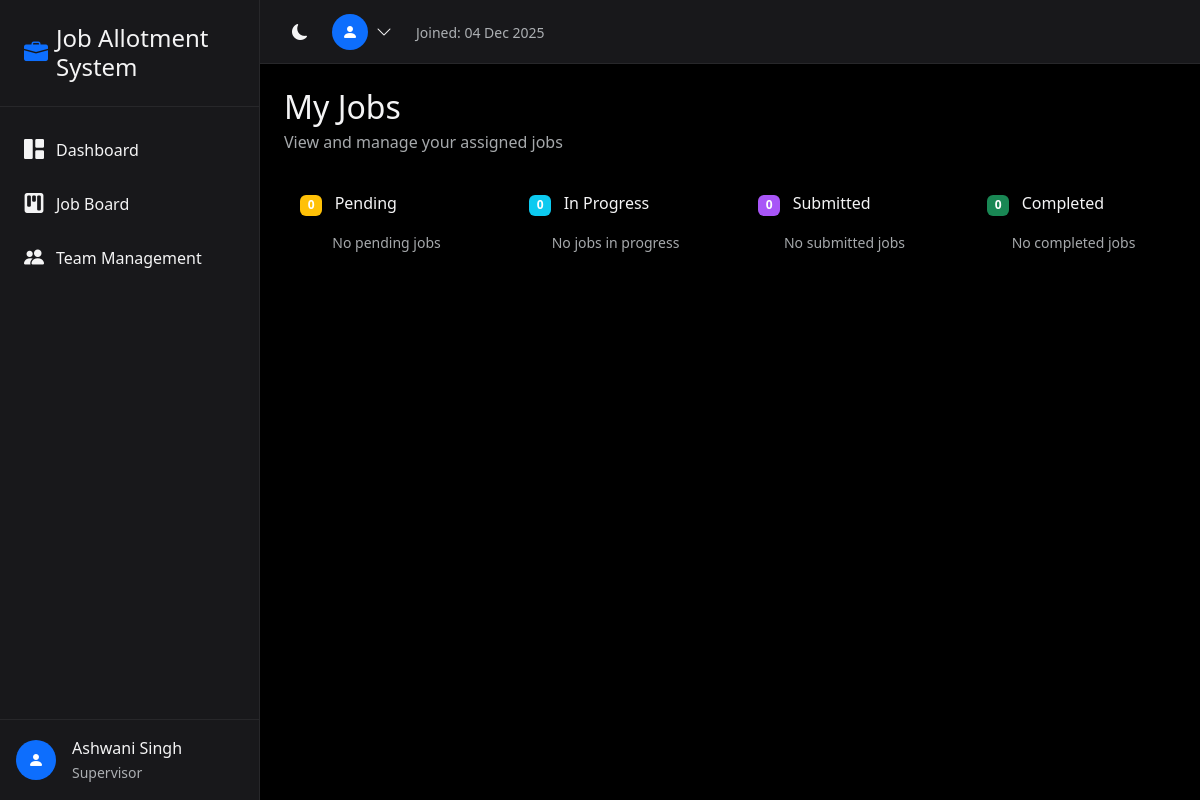
The app's page /my-jobs/ (signed in) with its own data.
### core/models.py (models this page shows, shortened)
class CustomUser(AbstractUser):
    role = models.CharField(
        max_length=20,
        choices=UserRole.choices,
        default=UserRole.EMPLOYEE
    )
    full_name = models.CharField(max_length=255, blank=True)
    phone = models.CharField(max_length=20, blank=True)
    salary = models.DecimalField(
        max_digits=10,
        decimal_places=2,
        default=45000.00
    )
    rating = models.IntegerField(
        default=5,
        validators=[MinValueValidator(1), MaxValueValidator(5)]
    )
    is_deleted = models.BooleanField(default=False)
    created_at = models.DateTimeField(auto_now_add=True)
    updated_at = models.DateTimeField(auto_now=True)
    class Meta:
        ordering = ['-created_at']

### core/views.py (the view)
# urls.py: path('my-jobs/', views.my_jobs, name='my_jobs'),
@login_required
def my_jobs(request):
    jobs = Job.objects.filter(assigned_to=request.user).select_related('created_by')
    pending_jobs = jobs.filter(status=JobStatus.PENDING)
    in_progress_jobs = jobs.filter(status=JobStatus.IN_PROGRESS)
    submitted_jobs = jobs.filter(status=JobStatus.SUBMITTED)
    verified_jobs = jobs.filter(status=JobStatus.VERIFIED)
    context = {
        'pending_jobs': pending_jobs,
        'in_progress_jobs': in_progress_jobs,
        'submitted_jobs': submitted_jobs,
        'verified_jobs': verified_jobs,
    }
    return render(request, 'my_jobs.html', context)

### templates/my_jobs.html (shortened to what this page needs)
{% extends 'base.html' %}
{% block content %}
<div class="mb-4">
    <h2 class="mb-1">My Jobs</h2>
    <p class="text-muted mb-0">View and manage your assigned jobs</p>
</div>
<div class="row g-4">
    <div class="col-lg-3">
        <div class="kanban-column">
            <div class="d-flex align-items-center justify-content-between mb-3">
                <h6 class="mb-0">
                    <span class="badge bg-warning me-2">{{ pending_jobs.count }}</span>
                    Pending
                </h6>
            </div>
            {% for job in pending_jobs %}
            <div class="card job-card mb-3">
                <div class="card-body">
                    <h6 class="card-title">{{ job.title }}</h6>
                    <p class="card-text small text-muted">{{ job.description|truncatewords:15 }}</p>
                    {% if job.due_date %}
                    <div class="d-flex align-items-center mb-2">
                        <i class="bi bi-calendar-fill me-2 text-muted"></i>
                        <span class="small">{{ job.due_date }}</span>
                    </div>
                    {% endif %}
                    <form method="post" action="{% url 'job_update_status' job.id %}" class="mt-3">
                        {% csrf_token %}
                        <input type="hidden" name="status" value="IN_PROGRESS">
                        <button type="submit" class="btn btn-sm btn-primary w-100">
                            <i class="bi bi-play-fill me-1"></i>Start Working
                        </button>
                    </form>
                </div>
            </div>
            {% empty %}
            <p class="text-muted text-center small">No pending jobs</p>
            {% endfor %}
        </div>
    </div>
    <div class="col-lg-3">
        <div class="kanban-column">
            <div class="d-flex align-items-center justify-content-between mb-3">
                <h6 class="mb-0">
                    <span class="badge bg-info me-2">{{ in_progress_jobs.count }}</span>
                    In Progress
                </h6>
            </div>
            {% for job in in_progress_jobs %}
            <div class="card job-card mb-3">
                <div class="card-body">
                    <h6 class="card-title">{{ job.title }}</h6>
                    <p class="card-text small text-muted">{{ job.description|truncatewords:15 }}</p>
                    {% if job.due_date %}
                    <div class="d-flex align-items-center mb-2">
                        <i class="bi bi-calendar-fill me-2 text-muted"></i>
                        <span class="small">{{ job.due_date }}</span>
                    </div>
                    {% endif %}
                    <form method="post" action="{% url 'job_update_status' job.id %}" class="mt-3">
                        {% csrf_token %}
                        <input type="hidden" name="status" value="SUBMITTED">
                        <button type="submit" class="btn btn-sm btn-success w-100">
                            <i class="bi bi-check-lg me-1"></i>Submit for Review
                        </button>
                    </form>
                </div>
            </div>
            {% empty %}
            <p class="text-muted text-center small">No jobs in progress</p>
            {% endfor %}
        </div>
    </div>
    <div class="col-lg-3">
        <div class="kanban-column">
            <div class="d-flex align-items-center justify-content-between mb-3">
                <h6 class="mb-0">
                    <span class="badge me-2" style="background-color: #a855f7 !important;">{{ submitted_jobs.count }}</span>
                    Submitted
                </h6>
            </div>
            {% for job in submitted_jobs %}
            <div class="card job-card mb-3">
                <div class="card-body">
                    <h6 class="card-title">{{ job.title }}</h6>
                    <p class="card-text small text-muted">{{ job.description|truncatewords:15 }}</p>
                    <div class="d-flex align-items-center mt-2">
                        <i class="bi bi-hourglass-split me-2 text-warning"></i>
                        <span class="small text-warning">Awaiting Verification</span>
                    </div>
                </div>
            </div>
            {% empty %}
            <p class="text-muted text-center small">No submitted jobs</p>
            {% endfor %}
        </div>
    </div>
    <div class="col-lg-3">
        <div class="kanban-column">
            <div class="d-flex align-items-center justify-content-between mb-3">
                <h6 class="mb-0">
                    <span class="badge bg-success me-2">{{ verified_jobs.count }}</span>
                    Completed
                </h6>
            </div>
            {% for job in verified_jobs %}
            <div class="card job-card mb-3">
                <div class="card-body">
                    <h6 class="card-title">{{ job.title }}</h6>
                    <p class="card-text small text-muted">{{ job.description|truncatewords:15 }}</p>
                    <div class="d-flex align-items-center mt-2">
                        <i class="bi bi-check-circle-fill me-2 text-success"></i>
                        <span class="small text-success">Verified</span>
                    </div>
                </div>
            </div>
            {% empty %}
            <p class="text-muted text-center small">No completed jobs</p>
            {% endfor %}
        </div>
    </div>
</div>
{% endblock %}

### templates/base.html (shortened to what this page needs)
<!DOCTYPE html>
<html lang="en" data-bs-theme="dark">
<head>
    <link href="https://cdn.jsdelivr.net/npm/bootstrap@5.3.2/dist/css/bootstrap.min.css" rel="stylesheet">
    <link href="https://cdn.jsdelivr.net/npm/bootstrap-icons@1.11.1/font/bootstrap-icons.css" rel="stylesheet">
</head>
<body>
    {% if user.is_authenticated %}
    <aside class="sidebar" id="sidebar">
        <div class="sidebar-header">
            <h4 class="mb-0 d-flex align-items-center">
                <i class="bi bi-briefcase-fill text-primary me-2"></i>
                Job Allotment System
            </h4>
        </div>
        <nav class="sidebar-nav">
            <a href="{% url 'dashboard' %}" class="nav-link {% if request.resolver_match.url_name == 'dashboard' %}active{% endif %}">
                <i class="bi bi-grid-1x2-fill"></i>
                Dashboard
            </a>
            {% if user.role != 'EMPLOYEE' %}
            <a href="{% url 'job_board' %}" class="nav-link {% if request.resolver_match.url_name == 'job_board' %}active{% endif %}">
                <i class="bi bi-kanban-fill"></i>
                Job Board
            </a>
            {% endif %}
            {% if user.role != 'EMPLOYEE' %}
            <a href="{% url 'team_management' %}" class="nav-link {% if request.resolver_match.url_name == 'team_management' %}active{% endif %}">
                <i class="bi bi-people-fill"></i>
                Team Management
            </a>
            {% endif %}
        </nav>
        <div class="position-absolute bottom-0 start-0 end-0 p-3 border-top" style="border-color: var(--bs-border-color) !important;">
            <div class="d-flex align-items-center">
                <div class="rounded-circle bg-primary d-flex align-items-center justify-content-center" style="width: 40px; height: 40px;">
                    <i class="bi bi-person-fill text-white"></i>
                </div>
                <div class="ms-3">
                    <div class="fw-medium">{{ user.full_name|default:user.username }}</div>
                    <small class="text-muted">{{ user.get_role_display }}</small>
                </div>
            </div>
        </div>
    </aside>
    <div class="main-wrapper">
        <header class="top-header">
            <div class="d-flex align-items-center gap-3">
                <div class="theme-toggle" onclick="toggleTheme()">
                    <i class="bi bi-moon-fill" id="theme-icon"></i>
                </div>
                <div class="dropdown">
                    <div class="user-dropdown d-flex align-items-center" data-bs-toggle="dropdown">
                        <div class="rounded-circle bg-primary d-flex align-items-center justify-content-center" style="width: 36px; height: 36px;">
                            <i class="bi bi-person-fill text-white"></i>
                        </div>
                        <i class="bi bi-chevron-down ms-2"></i>
                    </div>
                </div>
                <div class="ms-2">
                    <span class="text-muted small">Joined: {{ user.date_joined|date:"d M Y" }}</span>
                </div>
            </div>
        </header>
        <main class="main-content">
            {% block content %}{% endblock %}
        </main>
    </div>
    {% else %}
    <main>
        {% block auth_content %}{% endblock %}
    </main>
    {% endif %}
</body>
</html>

### templates/base.html (style rules this page uses)
:root { --sidebar-width: 260px; }
[data-bs-theme="dark"] { --bs-body-bg: #000; --bs-body-color: #f4f4f5; --bs-card-bg: #18181b; --bs-border-color: #27272a; }
body { min-height: 100vh; background-color: var(--bs-body-bg); }
.sidebar { width: var(--sidebar-width); position: fixed; top: 0; left: 0; height: 100vh; background-color: var(--bs-card-bg); border-right: 1px solid var(--bs-border-color); z-index: 10; transition: transform 0.3s ease; }
.sidebar-header { padding: 1.5rem; border-bottom: 1px solid var(--bs-border-color); }
.sidebar-nav { padding: 1rem 0; }
.nav-link { display: flex; align-items: center; padding: 0.75rem 1.5rem; color: var(--bs-body-color); text-decoration: none; transition: all 0.2s; }
.nav-link i { margin-right: 0.75rem; font-size: 1.25rem; }
.main-wrapper { margin-left: var(--sidebar-width); min-height: 100vh; }
.top-header { height: 64px; background-color: var(--bs-card-bg); border-bottom: 1px solid var(--bs-border-color); display: flex; align-items: center; justify-content: space-between; padding: 0 1.5rem; position: sticky; top: 0; z-index: 999; }
.main-content { padding: 1.5rem; }
.theme-toggle { cursor: pointer; padding: 0.5rem; border-radius: 0.375rem; transition: background-color 0.2s; }
.kanban-column { min-height: 400px; background-color: rgba(0, 0, 0, 0.2); border-radius: 0.5rem; padding: 1rem; }
.user-dropdown { cursor: pointer; }

### records on screen
CustomUser: full_name "Ashwani Singh", role "Supervisor", date_joined "04 Dec 2025"

### other values on screen
{{ pending_jobs.count }} "0"
{{ in_progress_jobs.count }} "0"
{{ submitted_jobs.count }} "0"
{{ verified_jobs.count }} "0"
